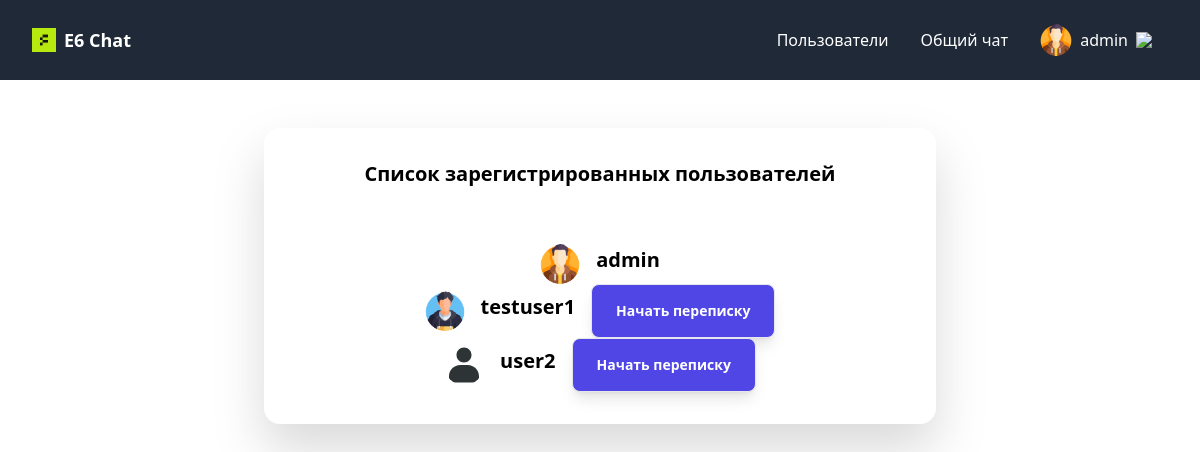
Before: /profiles/ (signed in) with the older database file.
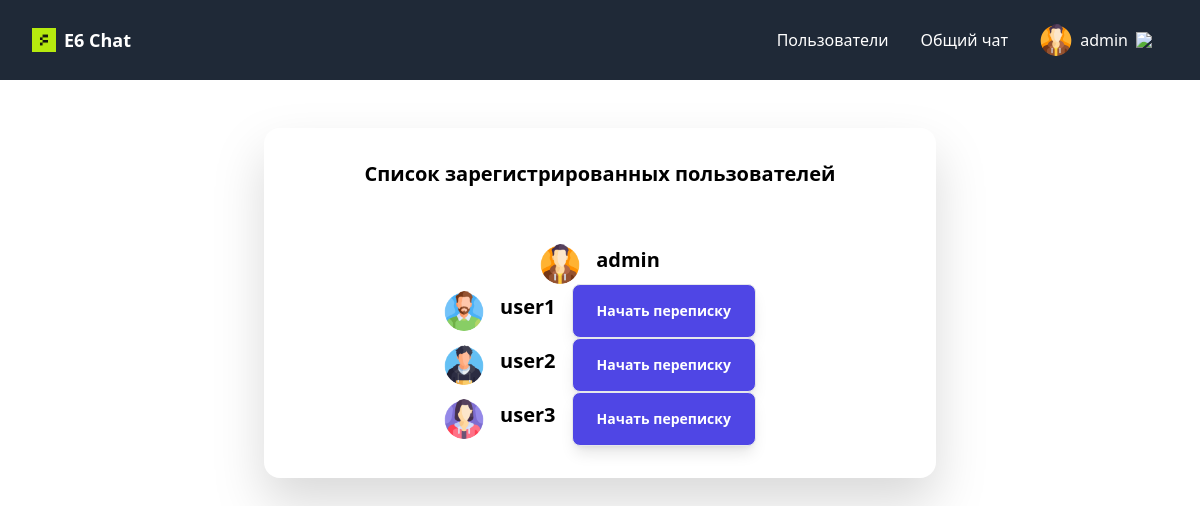
After: the same page with the newer database file.
### chat/models.py (models this page shows, shortened)
class Profile(models.Model):
    user = models.OneToOneField(User, on_delete=models.CASCADE)
    image = models.ImageField(upload_to='avatars/', null=True, blank=True)
    displayname = models.CharField(max_length=20, null=True, blank=True)
    info = models.TextField(null=True, blank=True)
    @property
    def name(self):
        if self.displayname:
            name = self.displayname
        else:
            name = self.user.username
        return name
    @property
    def avatar(self):
        if self.image:
            return self.image.url
        return static('images/avatar.svg')

### chat/views.py (the view)
# urls.py: path('profiles/', profiles_list, name='profiles'),
def profiles_list(request):
    profiles = Profile.objects.all()
    context = {'profiles': profiles}
    return render(request, 'profiles.html', context)

### templates/profiles.html
{% extends 'layouts/box.html' %}
{% load static %}
{% block content %}
{% if request.user.is_authenticated %}
    <h2 class="text-center">Список зарегистрированных пользователей</h2><br>
    <br>
    {% if profiles %}
        <ul class="list-group list-group-flush bg-transparent">
            {% for profile in profiles %}
                <li class="list-group-item bg-transparent">
                    <div class="flex justify-center items-center space-x-4">
                        <img class="w-10 h-10 rounded-full object-cover" src="{{ profile.avatar }}" alt="">
                        <h2 class="text-black">{{ profile.user.username }}</h2>
                        {% if request.user != profile.user %}
                        <a class="button text-sm border hover:bg-indigo-700" href="{% url 'start-chat' profile.user.username %}">Начать переписку</a>
                        {% endif %}
                    </div>
                </li>
            {% endfor %}
        </ul>
    {% endif %}
{% else %}
    <meta http-equiv="REFRESH" content="0;url=http://127.0.0.1:8000/accounts/login/">
{% endif %}
{% endblock %}

### templates/layouts/box.html
{% extends 'base.html' %}
{% block layout %}
<content class="block max-w-3xl mx-auto md:p-12" id="content-box">
    <div class="bg-white rounded-2xl md:drop-shadow-2xl shadow-black w-full p-8">
    {% block content %}
    {% endblock %}
    </div>
</content>
{% endblock %}

### templates/base.html (shortened to what this page needs)
{% load static %}
<!DOCTYPE html>
<html lang="en">
<head>
    <script src="https://cdn.tailwindcss.com"></script>
</head>
<body class="{% block class %}{% endblock %}">
    {% include 'includes/header.html' %}
    {% block layout %}
    {% endblock %}
</body>
</html>

### templates/includes/header.html (shortened to what this page needs)
<header class="flex items-center justify-between bg-gray-800 h-20 px-8 text-white sticky top-0 z-40">
    <div>
        <a class="flex items-center gap-2" href="/">
            <img class="h-6" src="/static/favicon.png" alt="Logo"/>
            <span class="text-lg font-bold">E6 Chat</span>
        </a>
    </div>
    <nav class="block bg-gray-800 relative">
        <ul class="navitems flex items-center justify-center h-full">
            {% if request.user.is_authenticated %}
            <li><a href="/profiles">Пользователи</a></li>
            <li><a href="/">Общий чат</a></li>
            <li x-data="{ dropdownOpen: false }" class="relative">
                <a @click="dropdownOpen = !dropdownOpen" @click.away="dropdownOpen = false" class="cursor-pointer select-none">
                    <img class="h-8 w-8 rounded-full object-cover" src="{{ user.profile.avatar }}"/>
                    {{ user.profile.name }}
                    <img x-bind:class="dropdownOpen && 'rotate-180 duration-300'" class="w-4" src="https://img.icons8.com/small/32/777777/expand-arrow.png"/>
                </a>
            </li>
            {% else %}
            <li><a href="{% url 'account_login' %}">Войти</a></li>
            <li><a href="{% url 'account_signup' %}">Зарегистрироваться</a></li>
            {% endif %}
        </ul>
    </nav>
</header>

### templates/base.html (style rules this page uses)
h2 { @apply text-xl font-bold mb-2 }
.button, button, [type='submit'], [type='button'] { @apply bg-indigo-600 text-white font-bold px-6 py-4 inline-block rounded-lg shadow-lg transition-all cursor-pointer }
.navitems>li>a { @apply flex items-center gap-2 h-12 px-4 hover:bg-gray-700 rounded-lg; }

Changed rows visible on the page:
changed Profile: avatar: a different picture; user.username "testuser1" → "user1"
changed Profile "user2": avatar: picture added in place of a placeholder
added Profile: avatar (picture), user.username "user3", shows "Начать переписку"
